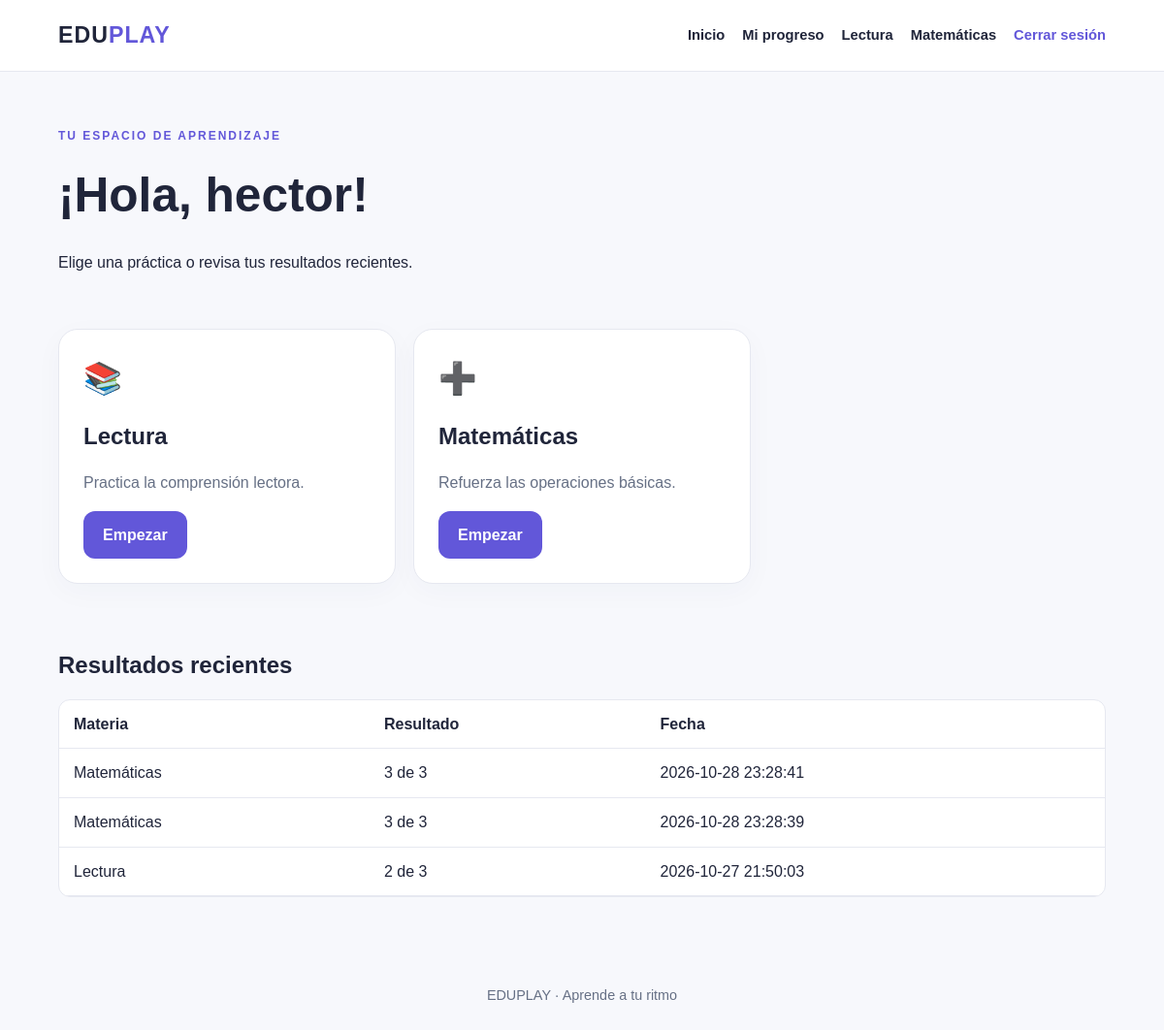
Page /panel (signed in) on the committed database.
### tables this page shows
CREATE TABLE resultados (
                id INTEGER PRIMARY KEY AUTOINCREMENT,
                usuario_id INTEGER NOT NULL,
                materia TEXT NOT NULL,
                correctas INTEGER NOT NULL,
                total INTEGER NOT NULL,
                fecha TEXT NOT NULL DEFAULT CURRENT_TIMESTAMP,
                FOREIGN KEY (usuario_id) REFERENCES usuarios(id)
            );

### app.py (the view)
@app.route("/panel")
@requiere_sesion
def panel():
    with conectar() as db:
        resultados = db.execute(
            """SELECT materia, correctas, total, fecha FROM resultados
               WHERE usuario_id = ? ORDER BY id DESC LIMIT 10""",
            (session["usuario_id"],)
        ).fetchall()
    return render_template("panel.html", resultados=resultados)

### app.py (called while the page is built)
def conectar():
    conexion = sqlite3.connect(DB_PATH)
    conexion.row_factory = sqlite3.Row
    return conexion

def requiere_sesion(vista):
    @wraps(vista)
    def wrapper(*args, **kwargs):
        if "usuario_id" not in session:
            flash("Inicia sesión para entrar a las actividades.", "info")
            return redirect(url_for("login"))
        return vista(*args, **kwargs)
    return wrapper

### templates/panel.html (shortened to what this page needs)
{% extends "base.html" %}
{% block content %}
<section class="encabezado-pagina">
  <p class="etiqueta">TU ESPACIO DE APRENDIZAJE</p>
  <h1>¡Hola, {{ session.get('nombre', 'estudiante') }}!</h1>
  <p>Elige una práctica o revisa tus resultados recientes.</p>
</section>
<div class="tarjetas">
  <article class="tarjeta"><div class="icono">📚</div><h2>Lectura</h2><p>Practica la comprensión lectora.</p><a class="boton" href="{{ url_for('lectura') }}">Empezar</a></article>
  <article class="tarjeta"><div class="icono">➕</div><h2>Matemáticas</h2><p>Refuerza las operaciones básicas.</p><a class="boton" href="{{ url_for('matematicas') }}">Empezar</a></article>
</div>
<section class="seccion">
  <h2>Resultados recientes</h2>
  {% if resultados %}
  <div class="tabla-contenedor"><table><thead><tr><th>Materia</th><th>Resultado</th><th>Fecha</th></tr></thead><tbody>
  {% for r in resultados %}<tr><td>{{ r['materia'] }}</td><td>{{ r['correctas'] }} de {{ r['total'] }}</td><td>{{ r['fecha'] }}</td></tr>{% endfor %}
  </tbody></table></div>
  {% else %}<p class="vacio">Todavía no hay resultados. ¡Haz tu primera actividad!</p>{% endif %}
</section>
{% endblock %}

### templates/base.html (shortened to what this page needs)
<!DOCTYPE html>
<html lang="es">
<head>
  <link rel="stylesheet" href="{{ url_for('static', filename='css/estilos.css') }}">
</head>
<body>
  <header class="barra">
    <a class="marca" href="{{ url_for('inicio') }}">EDU<span>PLAY</span></a>
    <nav>
      <a href="{{ url_for('inicio') }}">Inicio</a>
      {% if session.get('usuario_id') %}
        <a href="{{ url_for('panel') }}">Mi progreso</a>
        <a href="{{ url_for('lectura') }}">Lectura</a>
        <a href="{{ url_for('matematicas') }}">Matemáticas</a>
        <a class="boton-nav" href="{{ url_for('salir') }}">Cerrar sesión</a>
      {% else %}
        <a href="{{ url_for('login') }}">Iniciar sesión</a>
        <a class="boton-nav" href="{{ url_for('registro') }}">Crear cuenta</a>
      {% endif %}
    </nav>
  </header>
  <main class="contenedor">
    {% block content %}{% endblock %}
  </main>
  <footer>EDUPLAY · Aprende a tu ritmo</footer>
</body>
</html>

### static/css/estilos.css (style rules this page uses)
:root { --fondo: #f7f8fc; --texto: #20253a; --suave: #667085; --morado: #6257d9; --morado-oscuro: #4940b5; --menta: #dff7ee; --borde: #e6e8f0; --blanco: #ffffff; }
* { box-sizing: border-box; }
body { margin: 0; font-family: Arial, Helvetica, sans-serif; color: var(--texto); background: var(--fondo); line-height: 1.6; }
a { color: var(--morado); text-decoration: none; font-weight: 700; }
.barra { display: flex; justify-content: space-between; align-items: center; gap: 20px; padding: 18px max(5%, calc((100% - 1120px)/2)); background: var(--blanco); border-bottom: 1px solid var(--borde); }
.marca { font-size: 1.45rem; color: var(--texto); letter-spacing: 1px; }
.marca span, h1 span { color: var(--morado); }
nav { display: flex; flex-wrap: wrap; align-items: center; gap: 18px; }
nav a { color: var(--texto); font-size: .92rem; }
nav .boton-nav { color: var(--morado); }
.contenedor { max-width: 1120px; width: 90%; margin: 0 auto; min-height: 76vh; }
.etiqueta { font-size: .75rem; letter-spacing: 2px; color: var(--morado); font-weight: 800; }
.boton { display: inline-block; border: 0; border-radius: 12px; background: var(--morado); color: white; padding: 12px 20px; font-weight: 700; font-size: 1rem; cursor: pointer; font-family: inherit; }
.seccion { padding: 25px 0 65px; }
h2 { line-height: 1.2; }
.tarjetas { display: grid; grid-template-columns: repeat(3, minmax(0, 1fr)); gap: 18px; margin: 25px 0; }
.tarjeta { background: var(--blanco); border: 1px solid var(--borde); border-radius: 20px; padding: 25px; box-shadow: 0 8px 30px #26345b08; }
.tarjeta p { color: var(--suave); }
.icono { font-size: 2rem; }
.formulario h1, .encabezado-pagina h1 { font-size: clamp(2rem, 5vw, 3.1rem); margin: 5px 0 10px; }
.encabezado-pagina { padding: 45px 0 15px; }
.tabla-contenedor { overflow-x: auto; background: white; border-radius: 12px; border: 1px solid var(--borde); }
table { border-collapse: collapse; width: 100%; }
th, td { text-align: left; padding: 12px 15px; border-bottom: 1px solid var(--borde); }
footer { text-align: center; padding: 25px; color: var(--suave); font-size: .9rem; }

### rows in the picture
resultados: materia "Matemáticas", correctas "3", total "3", fecha "2026-10-28 23:28:41"
resultados: materia "Matemáticas", correctas "3", total "3", fecha "2026-10-28 23:28:39"
resultados: materia "Lectura", correctas "2", total "3", fecha "2026-10-27 21:50:03"

### other values in the picture
{{ session.get('nombre', 'estudiante') }} "hector"
